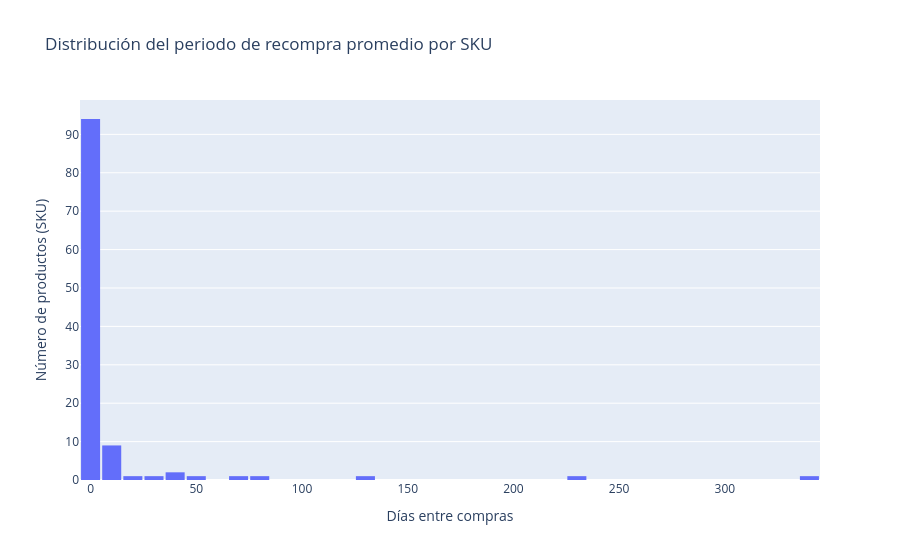

Notebook code cell kept with this figure:
### Code cell
fig = px.histogram(
    recompra_promedio,
    x="periodo_recompra_promedio",
    nbins=40,  
    title="Distribución del periodo de recompra promedio por SKU",
    labels={"periodo_recompra_promedio": "Periodo de recompra promedio (días)"}
)

fig.update_layout(
    bargap=0.1,
    xaxis_title="Días entre compras",
    yaxis_title="Número de productos (SKU)"
)

fig.show()

### Figure 1 — Plotly figure (JSON) as saved in the notebook; plotly's stock layout.template omitted (floating-point values rounded to 4 significant figures)
{"data": [{"bingroup": "x", "hovertemplate": "Periodo de recompra promedio (días)=%{x}<br>count=%{y}<extra></extra>", "legendgroup": "", "marker": {"color": "#636efa", "pattern": {"shape": ""}}, "name": "", "nbinsx": 40, "orientation": "v", "showlegend": false, "type": "histogram", "x": [0.7146, 0.2875, 225.0, 0.01715, 0.01004, 0.04164, 0.7679, 0.06348, 0.5, 0.3514, 0.01447, 1.181, 0.1206, 0.03027, 0.8564, 0.4416, 0.05097, 0.3535, 0.05503, 0.119, 0.4697, 2.897, 2.242, 7.429, 0.07256, 0.2598, 0.08808, 14.88, 15.36, 132.0, 14.75, 53.0, 7.125, 0.1502, 1.346, 0.04391, 76.0, 0.5589, 0.3863, 0.2232, 0.1564, 0.4227, 0.1803, 0.03371, 0.2002, 0.818, 0.7097, 37.0, 3.977, 3.667, 2.843, 1.011, 343.0, 1.043, 3.932, 33.2, 0.2498, 13.95, 71.33, 2.429, 0.7456, 1.136, 0.1275, 0.9424, 4.667, 5.909, 7.118, 1.6, 0.125, 0.2122, 0.01915, 0.02182, 12.75, 0.2661, NaN, 0.2288, 0.1397, 4.133, 0.182, 0.3939, 1.101, 0.1238, 0.07574, 0.2381, 0.9573, 0.08069, 6.062, 0.02564, 0.2496, 0.173, 0.05068, 0.0546, 0.08029, 0.365, 0.4788, 41.4, 0.437, 1.602, 0.0919, 1.271, 0.3423, 0.2115, 0.4545, 0.04978, 0.2936, 0.1563, 0.02216, 0.1136, 0.2, 0.09761, 0.2847, 0.01627, 0.375, 0.963], "xaxis": "x", "yaxis": "y"}], "layout": {"bargap": 0.1, "barmode": "relative", "legend": {"tracegroupgap": 0}, "title": {"text": "Distribución del periodo de recompra promedio por SKU"}, "xaxis": {"anchor": "y", "domain": [0, 1], "title": {"text": "Días entre compras"}}, "yaxis": {"anchor": "x", "domain": [0, 1], "title": {"text": "Número de productos (SKU)"}}}}
